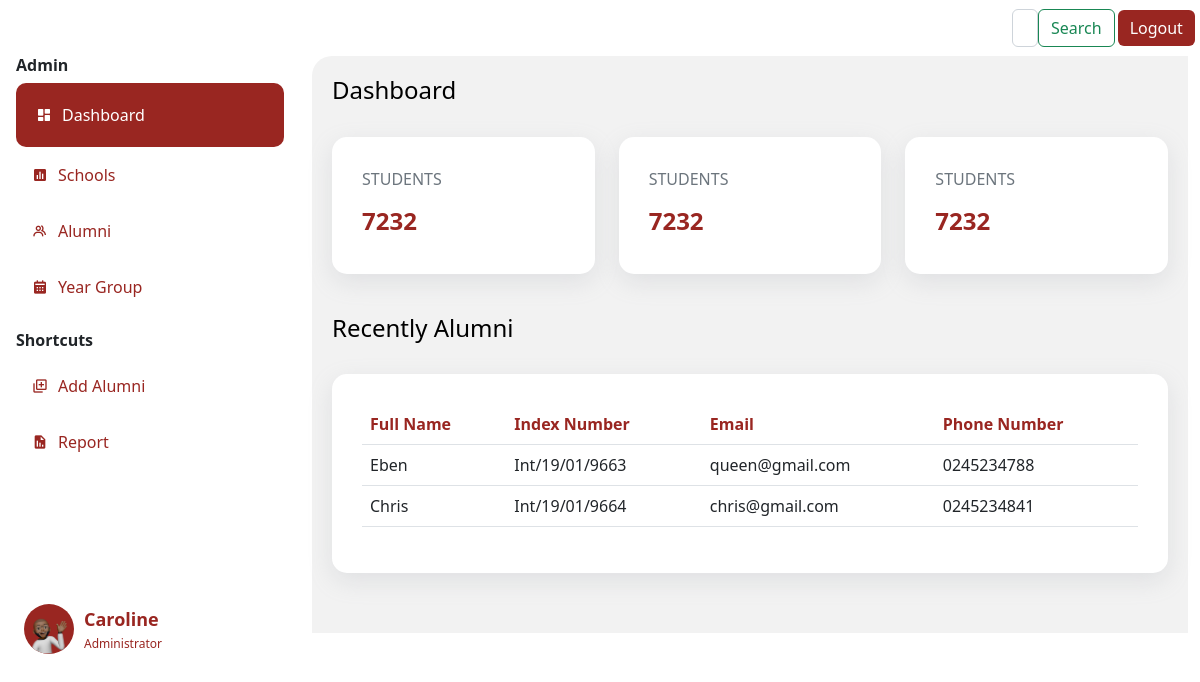
/dashboard (signed in), run on an earlier commit of the app's database.
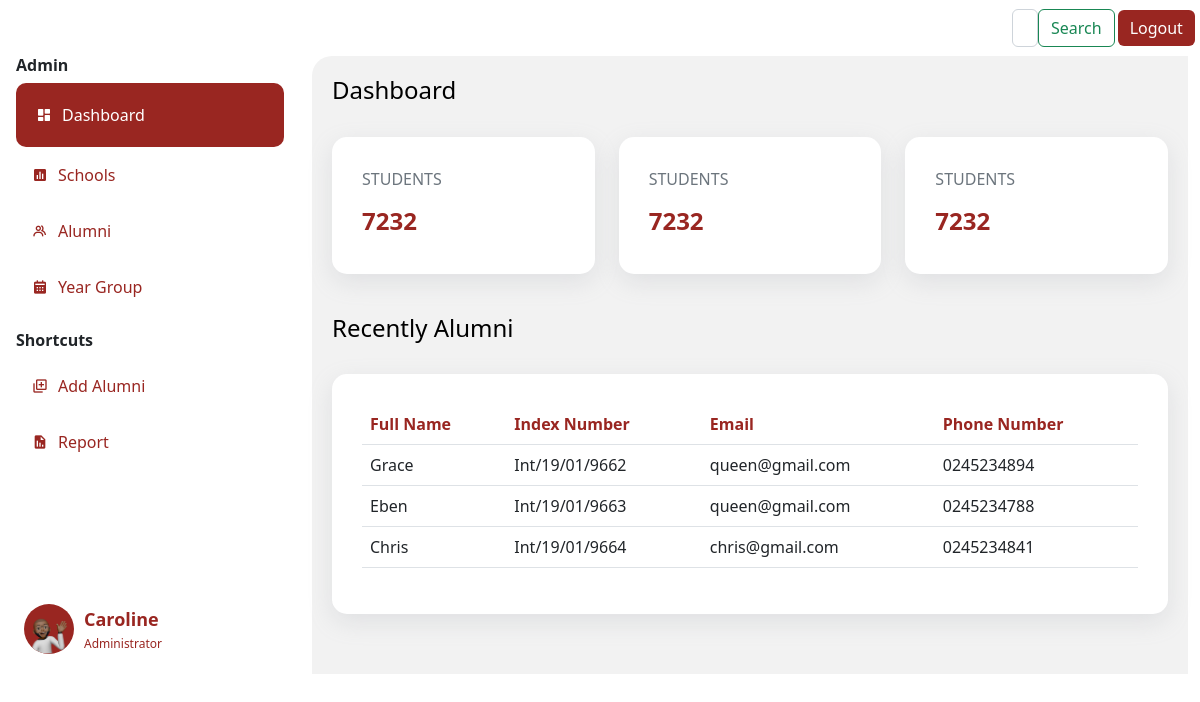
And on a later commit of the database.
### app.py (models this page shows)
class User(db.Model,UserMixin):
    id= db.Column(db.Integer, primary_key=True)
    fullname= db.Column(db.String()  )
    indexnumber= db.Column(db.Integer())
    gender= db.Column(db.String()    )
    school= db.Column(db.String()    )
    department= db.Column(db.String()    )
    program= db.Column(db.String()   )
    completed= db.Column(db.Integer()     )
    admitted= db.Column(db.Integer()  )
    email= db.Column(db.String()     )
    telephone= db.Column(db.String()     )
    hall= db.Column(db.String()  )
    nationality= db.Column(db.String()   )
    address= db.Column(db.String()   )
    work= db.Column(db.String()  )
    guardian= db.Column(db.String()  )
    kin= db.Column(db.String()   )
    relationship= db.Column(db.String()  )
    marital= db.Column(db.String()   )
    health= db.Column(db.String()    )
    extra= db.Column(db.String()     )
    image_file = db.Column(db.String(20))
    def __repr__(self):
        return f"User('{self.id}', {self.fullname}, {self.gender}'"

### app.py (the view)
@app.route('/dashboard')
@login_required
def dashboard():
    users=User.query.order_by(User.id.desc()).all()
    print(users)
    if current_user == None:
        flash("Welcome to the CentralAlumina " + current_user.email, "Success")
        flash(f"There was a problem")
    return render_template('dashboard.html', title='dashboard',users=users)
    eay

### forms.py
class Search(FlaskForm):
    searched = StringField('Searched', validators=[DataRequired()])
    submit = SubmitField('Search')

### app.py (called while the page is built)
@login_manager.user_loader
def load_user(user_id):
    return Person.query.get(int(user_id))

@app.context_processor
def base():
    form=Search()
    return dict(form=form)

### templates/dashboard.html (shortened to what this page needs)
{% extends 'layout.html' %}
{% block body %}
  <h4>Dashboard</h4>
  <br>
  <div class="row" style="justify-content: space-between;">
    <div class="col-md-4 ">
      <div class="dashboard-item" data-aos="fade-up">
        <p class="text-muted">STUDENTS</p>
        <h4 class="dashboard-item-text" ><b>7232</b></h4>
      </div>
    </div>
    <div class="col-md-4 ">
      <div class="dashboard-item" ->
        <p class="text-muted">STUDENTS</p>
        <h4 class="dashboard-item-text" ><b>7232</b></h4>
      </div>
    </div>
    <div class="col-md-4 ">
      <div class="dashboard-item" data-aos="fade-up" data-aos-delay="900">
        <p class="text-muted">STUDENTS</p>
        <h4 class="dashboard-item-text" ><b>7232</b></h4>
      </div>
    </div>
  </div>
  <h4>Recently Alumni</h4>
  <br>
  <div class="dashboard-item" data-aos="fade-up" data-aos-delay="1500">
    <table class="table" >
      <thead style="color: #992621;">
        <tr>
          <th scope="col">Full Name</th>
          <th scope="col">Index Number</th>
          <th scope="col">Email</th>
          <th scope="col">Phone Number</th>
        </tr>
      </thead>
      {%for user in users%}
      <tbody>
        <tr>
          <td>{{user.fullname}}</td>
          <td>{{user.indexnumber}}</td>
          <td>{{user.email}}</td>
          <td>{{user.telephone}}</td>
        </tr>
      </tbody>
      {% endfor %}
    </table>
  </div>
{% endblock body %}

What changed in the data, as far as the page shows it:
added User: fullname "Grace", indexnumber "Int/19/01/9662", email "queen@gmail.com", telephone "0245234894"
